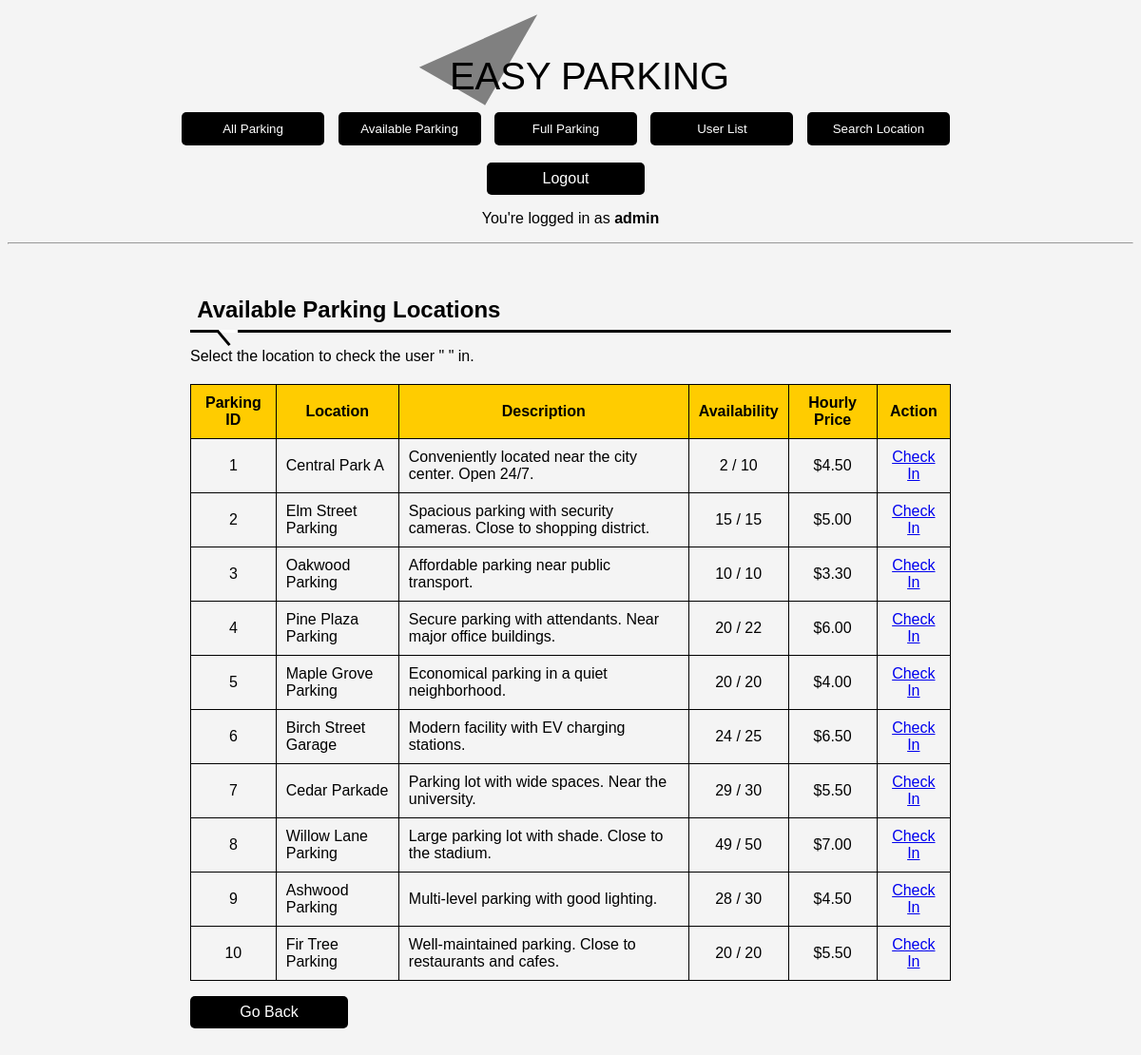
The page /admin_checkin.php?id=1 (signed in) on the database its author committed.
### tables this page shows
CREATE TABLE `Parking_history` (
  `history_id` int(11) NOT NULL,
  `user_id` int(11) NOT NULL,
  `parking_id` int(11) NOT NULL,
  `checkin_date_time` datetime NOT NULL,
  `checkout_date_time` datetime DEFAULT NULL,
  `cost` decimal(10,2) DEFAULT NULL
);

CREATE TABLE `Parking` (
  `parking_id` int(11) NOT NULL,
  `location` varchar(100) NOT NULL,
  `description` text DEFAULT NULL,
  `parking_space` int(11) NOT NULL,
  `cost_per_hour` decimal(10,2) NOT NULL
);

### Class.php (called while the page is built, shortened)
<?php
class Parking
{
    private $conn;
    public function __construct()
    {
        $servername = "localhost";
        $dbusername = "root";
        $dbpassword = "";
        $dbname = "Major_Assignment";
        try {
            $conn = new mysqli($servername, $dbusername, $dbpassword, $dbname);
        } catch (mysqli_sql_exception $e) {
            die("Unable to execute the query" . $e->getCode() . ": " . $e->getMessage());
        }
        $this->conn = $conn;
    }
    public function getParkings($parkingId = null)
    {
        try {
            $tableName = "Parking";
            $parkings = array();
            $query = "SELECT * FROM $tableName";
            $stmt = $this->conn->prepare($query);
            $stmt->execute();
            $result = $stmt->get_result();
            if ($result->num_rows > 0) {
                while ($row = $result->fetch_assoc()) {
                    $parkings[] = $row;
                }
            }
            if ($parkingId !== null) {
                return $parkings[0];
            } else {
                return  $parkings;
            }
        } catch (mysqli_sql_exception $e) {
            throw new Exception("Unable to execute the query: " . $e->getCode() . ": " . $e->getMessage());
        }
    }
    public function getParkingCapacity()
    {
        $parkings = $this->getParkings();
        try {
            $tableName = "Parking_history";
            $parCapacityArray = array();
            foreach ($parkings as $parking) {
                $parkingId = $parking["parking_id"];
                $parCount = 0;
                $parArray = array();
                $stmt = $this->conn->prepare("SELECT * FROM $tableName WHERE parking_id = ? AND checkout_date_time IS NULL");
                $stmt->bind_param("s", $parkingId);
                $stmt->execute();
                $result = $stmt->get_result();
                if ($result->num_rows > 0) {
                    while ($row = $result->fetch_assoc()) {
                        ++$parCount;
                    }
                }
                $parArray['parking_id'] = $parkingId;
                $parArray['parking_space'] = $parking['parking_space'];
                $parArray['count'] = $parCount;
                $parCapacityArray[] = $parArray;
            }
            return $parCapacityArray;
        } catch (mysqli_sql_exception $e) {
            die("Unable to execute the query" . $e->getCode() . ": " . $e->getMessage());
        }
    }
}

### admin_checkin.php (the view, shortened to what this page needs)
<?php
include("Class.php");
$userObj = new User();
$parkingObj = new Parking();
?>
<html>
<head>
</head>
<body>
    <?php
    if (isset($_SESSION['userId'])) {
    ?>
        <header>
            <?php
            include("admin_header.php");
            ?>
        </header>
        <div class="container">
            <h2>Available Parking Locations</h2>
        <?php
        if (isset($_GET['id'])) {
            $userId = $_GET['id'];
            $user_info = $userObj->getUser($userId);
            $userName = $user_info['name'] . " " . $user_info['surname'];
            echo "<p>Select the location to check the user \"<strong>" . $userName . "</strong>\" in.</p>";
            $parkings = $parkingObj->getParkings();
            $parCapacityArray =  $parkingObj->getParkingCapacity();
            if (!empty($parkings)) {
                foreach ($parkings as $parking) {
                    $parkingId = $parking['parking_id'];
                    foreach ($parCapacityArray as $parCapacity)
                        if (($parCapacity['parking_space'] > $parCapacity['count']) && $parCapacity['parking_id'] == $parkingId) {
                            echo "<tr>";
                            include_once("user_table.php");
                            echo "<td align='center'>" . $parking['parking_id'] . "</td>";
                            echo "<td>" . $parking['location'] . "</td>";
                            echo "<td>" . $parking['description'] . "</td>";
                            echo "<td align='center'>" . $parking['parking_space'] - $parCapacity['count'] . " / " . $parking['parking_space'] . "</td>";
                            echo "<td align='center'>$" . $parking['cost_per_hour'] . "</td>";
                            echo "<td align='center'><a href='check_in.php?id=" . $parking['parking_id'] . "&uid=" . $userId . "&type=admin' >Check In</a></td>";
                            echo "</tr>";
                        }
                }
            } else {
                echo "<p>Currently there is no parking locations registered in the system.</p>";
            }
            echo "<p><a href='admin.php?content=User+List' class='custom-button'>Go Back</a></p>";
        }
    } else {
        echo "<p>User not found.</p>";
        echo "<p><a href='index.php'>Login Page</a></p>";
    }
        ?>
        </div>
</body>
</html>

### user_table.php
<?php
echo "<table border='1'";
echo "<tr>";
echo "<th>Parking ID</th>";
echo "<th>Location</th>";
echo "<th>Description</th>";
echo "<th>Availability</th>";
echo "<th>Hourly Price</th>";
echo "<th>Action</th>";
echo "</tr>";

### styles.css (style rules this page uses)
body { font-family: Arial, sans-serif; background-color: #f4f4f4; color: black; }
.container { max-width: 800px; margin: 0 auto; padding: 20px; }
.custom-button { display: inline-block; width: 150px; padding: 10px; border-radius: 5px; background-color: black; color: white; border: none; cursor: pointer; text-decoration: none; text-align: center; margin-right: 10px; }
table { width: 100%; border-collapse: collapse; margin-top: 20px; }
th, td { padding: 10px; border: 1px solid black; }
th { background-color: #ffcc00; text-align: center; }
a.custom-button { display: inline-block; padding: 8px; border-radius: 5px; background-color: black; color: white; text-decoration: none; cursor: pointer; }
h2 { font-weight: bold; border-bottom: 3px solid black; padding: 0.3em; margin-bottom: 10px; position: relative; }
h2::before { content: ''; background-color: white; width: 20px; height: 3px; position: absolute; left: 30px; bottom: -3px; }
h2::after { content: ''; background-color: black; width: 20px; height: 3px; transform: rotate(50deg); position: absolute; left: 25px; bottom: -10px; }

### rows shown on the page
parking_history: parking.parking_id "1", parking.location "Central Park A", parking.description "Conveniently located near the city center. Open 24/7.", $parking['parking_space'] - $parCapacity['count'] "2", parking.parking_space "10", parking.cost_per_hour "4.50"
parking: parking_id "2", location "Elm Street Parking", description "Spacious parking with security cameras. Close to shopping district.", $parking['parking_space']-$parCapacity['count'] "15", parking_space "15", cost_per_hour "5.00"
parking: parking_id "3", location "Oakwood Parking", description "Affordable parking near public transport.", $parking['parking_space']-$parCapacity['count'] "10", parking_space "10", cost_per_hour "3.30"
parking: parking_id "4", location "Pine Plaza Parking", description "Secure parking with attendants. Near major office buildings.", $parking['parking_space']-$parCapacity['count'] "20", parking_space "22", cost_per_hour "6.00"
parking: parking_id "5", location "Maple Grove Parking", description "Economical parking in a quiet neighborhood.", $parking['parking_space']-$parCapacity['count'] "20", parking_space "20", cost_per_hour "4.00"
parking: parking_id "6", location "Birch Street Garage", description "Modern facility with EV charging stations.", $parking['parking_space']-$parCapacity['count'] "24", parking_space "25", cost_per_hour "6.50"
parking: parking_id "7", location "Cedar Parkade", description "Parking lot with wide spaces. Near the university.", $parking['parking_space']-$parCapacity['count'] "29", parking_space "30", cost_per_hour "5.50"
parking: parking_id "8", location "Willow Lane Parking", description "Large parking lot with shade. Close to the stadium.", $parking['parking_space']-$parCapacity['count'] "49", parking_space "50", cost_per_hour "7.00"
parking: parking_id "9", location "Ashwood Parking", description "Multi-level parking with good lighting.", $parking['parking_space']-$parCapacity['count'] "28", parking_space "30", cost_per_hour "4.50"
parking: parking_id "10", location "Fir Tree Parking", description "Well-maintained parking. Close to restaurants and cafes.", $parking['parking_space']-$parCapacity['count'] "20", parking_space "20", cost_per_hour "5.50"

### other values the page prints
$_SESSION['name'] "admin"
